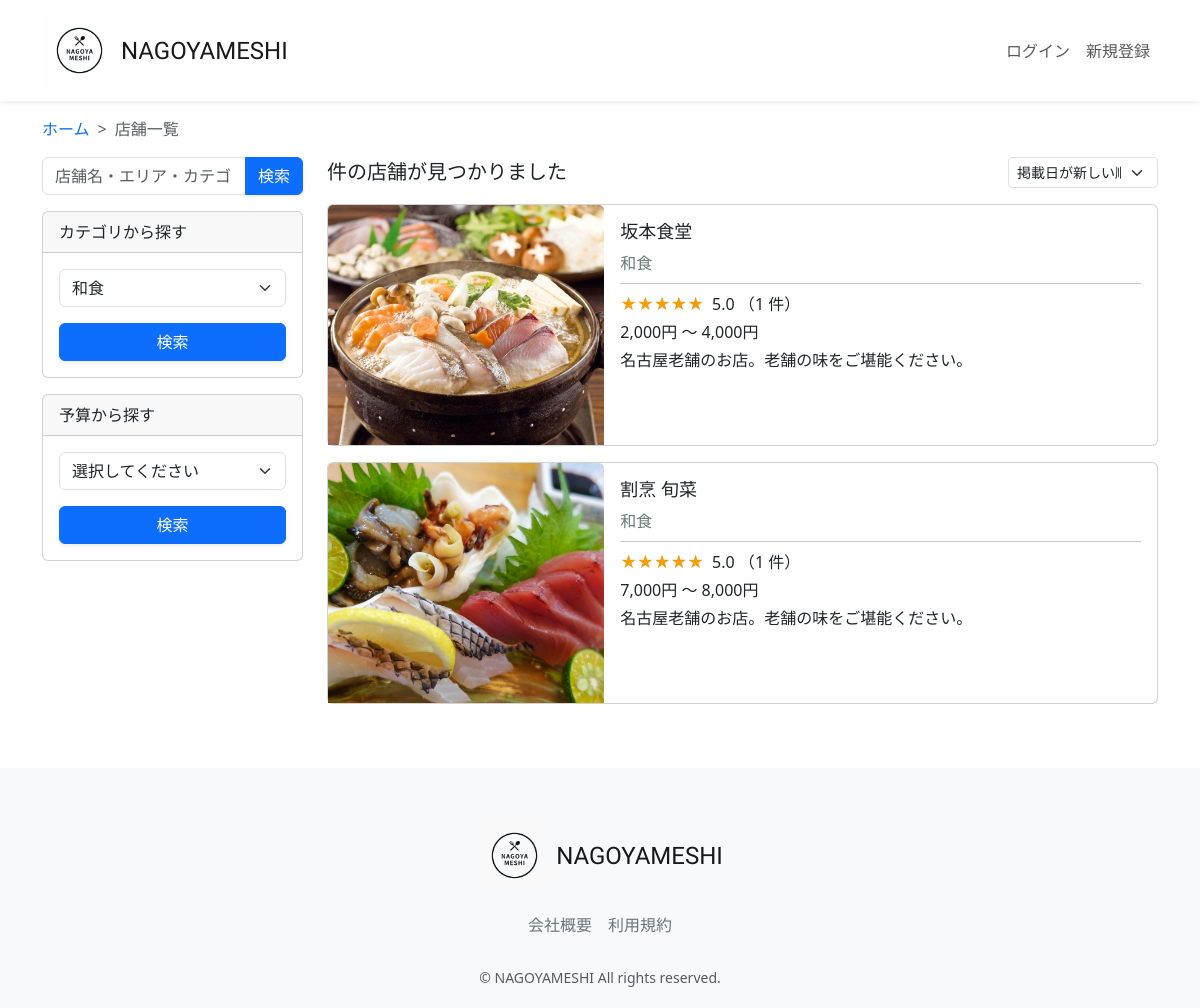
Page /restaurant-list/?category=和食&button_type=category on the committed database.
### restaurant/models.py (models this page shows, shortened)
class Restaurant(models.Model):
    name = models.CharField(verbose_name='店舗名', max_length=64)
    description = models.CharField(verbose_name='説明', max_length=128)
    price = models.CharField(verbose_name='価格帯', max_length=32)
    zip_code = models.CharField(verbose_name='郵便番号', max_length=32)
    address = models.CharField(verbose_name='住所', max_length=128)
    business_time = models.CharField(verbose_name='営業時間', max_length=64)
    close_day_of_week = models.CharField(verbose_name='定休日', max_length=32)
    seats_number = models.CharField(verbose_name='座席数', max_length=32)
    category = models.ForeignKey(Category, verbose_name='カテゴリー', on_delete=models.PROTECT)
    rate = models.FloatField(verbose_name='レート', default=0.0)
    review_num = models.IntegerField(verbose_name='レビュー数', default=0)
    reservation_num = models.IntegerField(verbose_name='予約数', default=0)
    photo = models.ImageField(verbose_name='写真', blank=True, null=True)
    created_at = models.DateTimeField(verbose_name='作成日時', auto_now_add=True)
    updated_at = models.DateTimeField(verbose_name='更新日時', auto_now=True)
    class Meta:
        verbose_name_plural = 'Restaurant'

class Category(models.Model):
    name = models.CharField(verbose_name='カテゴリー名', max_length=64)
    photo = models.ImageField(verbose_name='写真', blank=True, null=True)
    class Meta:
        verbose_name_plural = 'Category'
    def __str__(self):
        return self.name

### restaurant/views.py (the view, shortened to what this page needs)
# urls.py: path("restaurant-list/", views.RestaurantListView.as_view(), name="restaurant_list"),
class RestaurantListView(generic.ListView):
    template_name = "restaurant_list.html"
    model = models.Restaurant
    def get_context_data(self, **kwargs):
        context = super(RestaurantListView, self).get_context_data(**kwargs)
        keyword = self.request.GET.get('keyword')
        category = self.request.GET.get('category')
        price = self.request.GET.get('price')
        select_sort = self.request.GET.get('select_sort')
        button_type = self.request.GET.get('button_type')
        keyword = keyword if keyword is not None else ''
        category = category if category is not None else ''
        price = price if price is not None else '0'
        select_sort = select_sort if select_sort is not None else '-created_at'
        self.request.session['select_sort'] = select_sort
        if button_type == 'keyword':
            self.request.session['keyword_session'] = keyword
            self.request.session['category_session'] = ''
            self.request.session['price_session'] = '0'
        if button_type == 'category':
            self.request.session['category_session'] = category
            self.request.session['keyword_session'] =''
            self.request.session['price_session'] = '0'
        if button_type == 'price':
            self.request.session['price_session'] = price
            self.request.session['keyword_session'] =''
            self.request.session['category_session'] =''
        if button_type == 'select_sort':
            self.request.session['select_sort'] = select_sort
        keyword_session = self.request.session.get('keyword_session')
        category_session = self.request.session.get('category_session')
        price_session = self.request.session.get('price_session')
        select_sort_session = self.request.session.get('select_sort')
        restaurant_list = models.Restaurant.objects.filter(Q(name__icontains=keyword_session)|Q(address__icontains=keyword_session)|Q(category__name__icontains=keyword_session))
        restaurant_list = restaurant_list.filter(category__name__icontains=category_session)
        restaurant_list = restaurant_list.order_by(select_sort_session)
        category_list = models.Category.objects.all()
        average_rate_list = []
        average_rate_star_list = []
        rate_num_list = []
        for restaurant in restaurant_list:
            average_rate = models.Review.objects.filter(restaurant=restaurant).aggregate(Avg('rate'))
            average_rate = average_rate['rate__avg'] if average_rate['rate__avg'] is not None else 0
            average_rate_list.append(round(average_rate, 2))
            if average_rate % 1 == 0:
                average_rate = int(average_rate)
            else:
                average_rate = round(average_rate * 2) / 2
            average_rate_star_list.append(average_rate)
            rate_num = models.Review.objects.filter(restaurant=restaurant).count()
            rate_num_list.append(rate_num)
        context.update({
            'category_list': category_list,
            'keyword_session': keyword_session,
            'category_session': category_session,
            'price_session': price_session,
            'select_sort_session': select_sort_session,
            'restaurant_list': zip(restaurant_list, average_rate_list,average_rate_star_list, rate_num_list),
         })
        return context

### restaurant/templates/restaurant/restaurant_list.html (shortened to what this page needs)
{% extends "layout/base.html" %}
{% load static %}
{% block content %}
<main>
  <div class="container nagoyameshi-container pb-5">
    <div class="row justify-content-center">
      <nav class="my-3" style="--bs-breadcrumb-divider: '>';" aria-label="breadcrumb">
        <ol class="breadcrumb mb-0">
          <li class="breadcrumb-item"><a href="{% url 'top_page' %}">ホーム</a></li>
          <li class="breadcrumb-item active" aria-current="page">店舗一覧</li>
        </ol>
      </nav>
        <div class="col-xl-3 col-lg-4 col-md-12">
          <form method="GET" class="w-100 mb-3">
            <div class="input-group">
              <input type="text" class="form-control" placeholder="店舗名・エリア・カテゴリ" name="keyword" value={% if keyword_session %}{{ keyword_session }}{% else %}""{% endif %}>
              <button type="submit" class="btn btn-primary text-white shadow-sm">検索</button>
            </div>
          </form>
            <div class="card mb-3">
              <div class="card-header">カテゴリから探す</div>
                <div class="card-body">
                  <form method="GET" class="w-100">
                    <div class="form-group mb-3">
                      <select class="form-control form-select" name="category" required>
                        {% for category in category_list %}
                        <option value="{{ category.name }}"
                          {% if category_session == category.name %}selected{% endif %}>{{ category.name }}
                        </option>
                        {% endfor %}
                      </select>
                    </div>
                      <div class="form-group">
                        <button type="submit" class="btn btn-primary text-white shadow-sm w-100">検索</button>
                      </div>
                  </form>
                </div>
              </div>
                <div class="card mb-3">
                  <div class="card-header">予算から探す</div>
                    <div class="card-body">
                      <form method="GET" class="w-100">
                        <div class="form-group mb-3">
                          <select class="form-control form-select" name="price" required>
                            <option value="">選択してください</option>
                         </select>
                        </div>
                          <div class="form-group">
                            <button type="submit" class="btn btn-primary text-white shadow-sm w-100">検索</button>
                          </div>
                      </form>
                  </div>
                </div>
             </div>
              <div class="col">
                <div class="d-flex justify-content-between flex-wrap">
                 <p class="fs-5 mb-3">
                  {{ restaurant_list.count }}件の店舗が見つかりました
                </p>
                  <form method="GET" class="mb-3 sort-box">
                    <select class="form-select form-select-sm" name="select_sort" aria-label=".form-select-sm example" onChange="this.form.submit();">
                      <option value="-created_at" {% if select_sort_session == "-created_at" %}selected{% endif %}>掲載日が新しい順</option>
                    </select>
                  </form>
              </div>
                {% for restaurant,rate,rate_star,rate_num in restaurant_list %}
                <div class="mb-3">
                  <a href="{% url 'restaurant_detail' restaurant.id %}" class="link-dark card-link">
                    <div class="card h-100">
                      <div class="row g-0">
                       <div class="col-md-4">
                        {% if restaurant.photo %}
                           <img src="{{ restaurant.photo.url }}" class="card-img-top horizontal-card-image">
                        {% endif %}
                </div>
                <div class="col-md-8">
                  <div class="card-body">
                  <h3 class="card-title">{{ restaurant.name }}</h3>
                  <div class="col d-flex text-secondary">
                    <div>
                      {{ restaurant.category }}
                    </div>
                  </div>
                  <hr class="my-2">
                  <p class="mb-1">
                    <span class="star-rating me-1" data-rate="{{ rate_star }}"></span>
                    {{ rate }} （{{ rate_num }} 件）
                  </p>
                  <div class="mb-1">
                   <span>{{ restaurant.price }}</span>
                  </div>
                  <p class="card-text">{{ restaurant.description }}</p>
                </div>
              </div>
            </div>
           </div>
          </a>
        </div>
          {% endfor %}
      </div>
    </div>
  </div>
</main>
{% endblock %}

### static/css/nagoyameshi.css (style rules this page uses)
h3 { font-size: 1.125rem; }
a { text-decoration: none !important; }
.horizontal-card-image { width: 100%; height: 240px; object-fit: cover; }
.card-link { transition: 0.3s; }
.sort-box { width: 150px; }
.star-rating { position: relative; z-index: 0; display: inline-block; white-space: nowrap; color: #CCCCCC; }
.star-rating:before, .star-rating:after { content: '★★★★★'; }
.star-rating:after { position: absolute; z-index: 1; top: 0; left: 0; overflow: hidden; white-space: nowrap; color: #F29F05; }
.star-rating[data-rate="5"]:after { width: 100%; }

### rows in the picture
Restaurant: photo (picture), name "坂本食堂", category "和食", rate "5.0", category "1", price "2,000円 ～ 4,000円", description "名古屋老舗のお店。老舗の味をご堪能ください。"
Restaurant: photo (picture), name "割烹 旬菜", category "和食", rate "5.0", category "1", price "7,000円 ～ 8,000円", description "名古屋老舗のお店。老舗の味をご堪能ください。"

### other values in the picture
form field category "和食"
